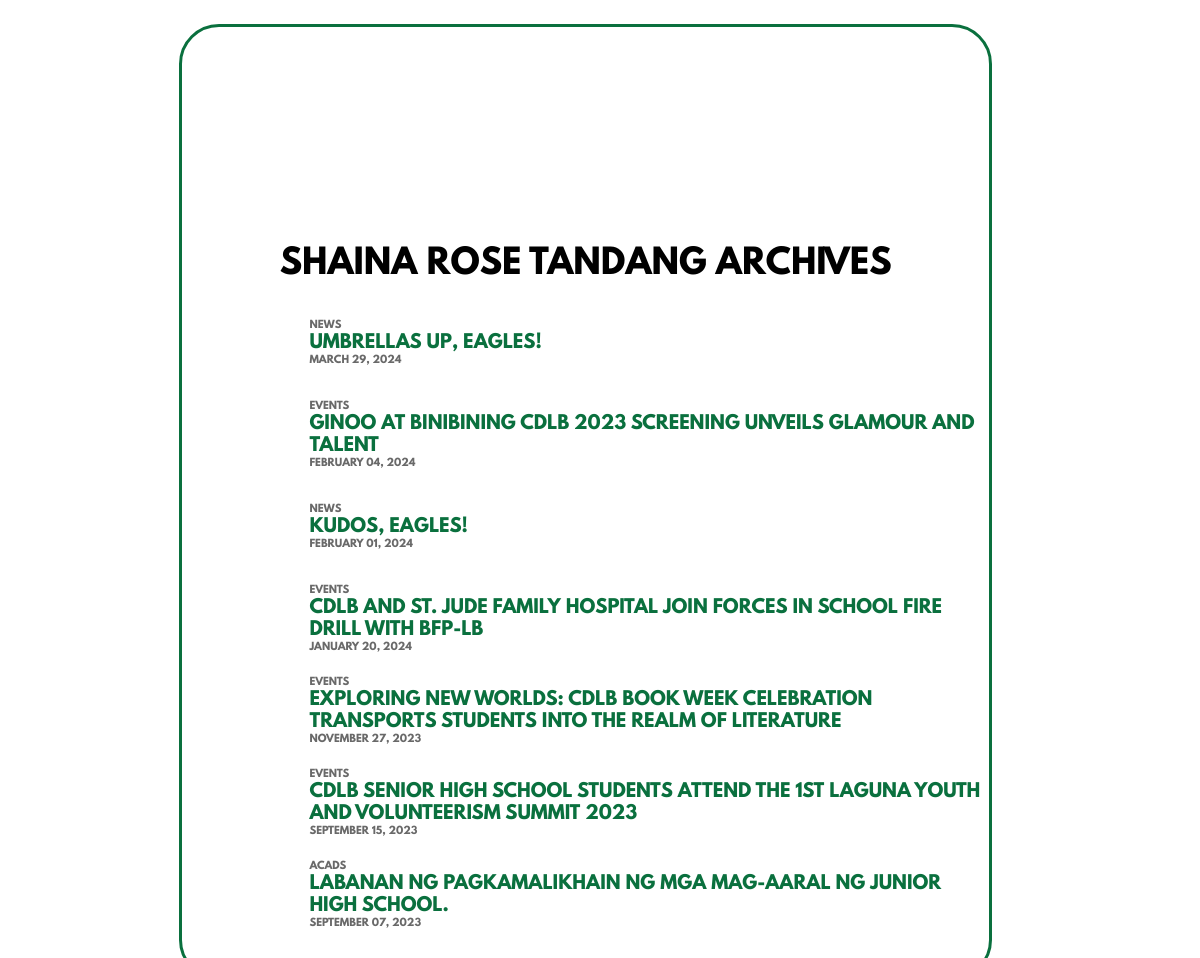
The app's page /Profile.php?author=Shaina Rose Tandang with its own data.
### tables this page shows
CREATE TABLE `upload` (
  `ID` int(11) NOT NULL,
  `Headline` varchar(200) NOT NULL,
  `Author` varchar(200) NOT NULL,
  `Category` enum('Acads','News','Sports','Events') NOT NULL,
  `Date_Published` date NOT NULL,
  `First_Paragraph` varchar(1000) NOT NULL,
  `Second_Paragraph` varchar(1000) DEFAULT NULL,
  `Third_Paragraph` varchar(1000) DEFAULT NULL,
  `Fourth_Paragraph` varchar(1000) DEFAULT NULL,
  `Fifth_Paragraph` varchar(1000) DEFAULT NULL,
  `Sixth_Paragraph` varchar(1000) DEFAULT NULL,
  `Seventh_Paragraph` varchar(1000) DEFAULT NULL,
  `Eighth_Paragraph` varchar(1000) DEFAULT NULL,
  `filename` varchar(100) NOT NULL
);

### Profile.php (the view, shortened to what this page needs)
<?php
include 'PHP/Connect.php';
?>
<!DOCTYPE html>
<html lang="en">
<head>
    <link rel="stylesheet" href="styles/Backgrond.css">
    <link rel="stylesheet" href="styles/Styles.css">
    <link rel="stylesheet" href="styles/Profile.css">
</head>
<body>
    <div class="container">
        <div class="con1">
            <div class="flex">
                <div class="artlnk"></div>
                <?php
                    if(isset($_GET['author'])){
                        $AuthorName = $_GET['author'];
                        $sql = "SELECT * FROM `upload` WHERE Author = '$AuthorName' ORDER BY Date_Published DESC LIMIT 10";
                        $result = mysqli_query($conn, $sql);
                        echo "
                            <div id='header' class='section2'>
                                <ion-icon class='pfp-icon' name='person-circle-outline'></ion-icon>
                                <p class='Author'>" . $AuthorName .  " Archives</p>
                            </div>
                        " ;
                        echo "<table class='table-container'>";
                        while ($row = mysqli_fetch_assoc($result)){
                            echo "<tr>
                                    <td  class='img-cptn'></td>
                                    <td>
                                        <div class='details'>" . $row["Category"] . "</div>
                                        <a class='cptn' href='article.php?UploadID=" . $row['ID'] . "'>" . $row['Headline'] . "</a><br>
                                        <div class='details'>" . date('F d, Y', strtotime($row['Date_Published'])) . "
                                    </td>
                                </tr>
                            ";
                        }
                        echo "</table>";
                    } else {
                        echo "No records found";
                    }
                ?>
            </div>
        </div>
    </div>
</body>
</html>

### styles/Backgrond.css (style rules this page uses)
body { background-position:absolute; background-attachment: fixed; background-image: url(Background.webp); background-size: cover; animation: bg 500s infinite linear; }

### styles/Styles.css (style rules this page uses)
* { font-family: 'League'; }
body { margin: 0; padding: 0; }
a { text-decoration: none; }

### styles/Profile.css (style rules this page uses)
.pfp-icon { display: block; width: 200px; height: 200px; margin: auto; border-radius: 50%; color: Black; }
#header p { font-size: 25pt; color: black; padding-top: 5px; margin: 0; font-weight: bold; text-align: center; }
.table-container { margin-top: 10px; display: flex; justify-content: center; align-items: center; }
.Author { text-transform: uppercase; }
.container { display: flex; margin: 0 auto; margin-top: 0; justify-content: center; padding: 2%; }
.con1 { display: block; background-color: rgb(255, 255, 255, 0.75); border: 0.4vh #0A703E solid; border-radius: 5vh; height: auto; width: 70%; margin-right:2.5%; padding-bottom: 3%; }
.artlnk { padding-top:1.5% ; padding-left: 3%; width: 100%; }
.img-cptn { width: 15vh; height: 11vh; }
.cptn { font-size: large; width: 10%; text-transform: uppercase; color: #0A703E; }
.details { color: #696969; font-size: x-small; text-transform: uppercase; }

### records on screen
upload: Category "NEWS", Headline "UMBRELLAS UP, EAGLES!", Date_Published "MARCH 29, 2024"
upload: Category "EVENTS", Headline "GINOO AT BINIBINING CDLB 2023 SCREENING UNVEILS GLAMOUR AND TALENT", Date_Published "FEBRUARY 04, 2024"
upload: Category "NEWS", Headline "KUDOS, EAGLES!", Date_Published "FEBRUARY 01, 2024"
upload: Category "EVENTS", Headline "CDLB AND ST. JUDE FAMILY HOSPITAL JOIN FORCES IN SCHOOL FIRE DRILL WITH BFP-LB", Date_Published "JANUARY 20, 2024"
upload: Category "EVENTS", Headline "EXPLORING NEW WORLDS: CDLB BOOK WEEK CELEBRATION TRANSPORTS STUDENTS INTO THE REALM OF LITERATURE", Date_Published "NOVEMBER 27, 2023"
upload: Category "EVENTS", Headline "CDLB SENIOR HIGH SCHOOL STUDENTS ATTEND THE 1ST LAGUNA YOUTH AND VOLUNTEERISM SUMMIT 2023", Date_Published "SEPTEMBER 15, 2023"
upload: Category "ACADS", Headline "LABANAN NG PAGKAMALIKHAIN NG MGA MAG-AARAL NG JUNIOR HIGH SCHOOL.", Date_Published "SEPTEMBER 07, 2023"

### other values on screen
$AuthorName "SHAINA ROSE TANDANG"
